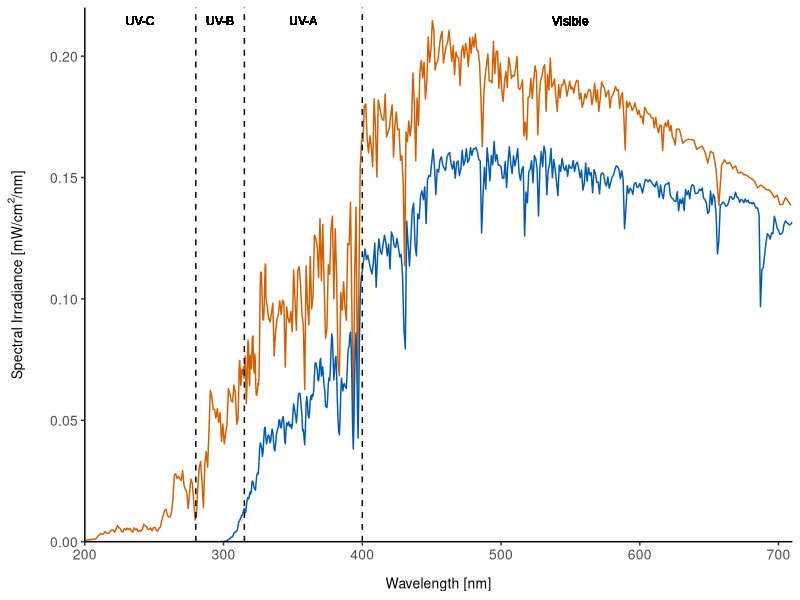
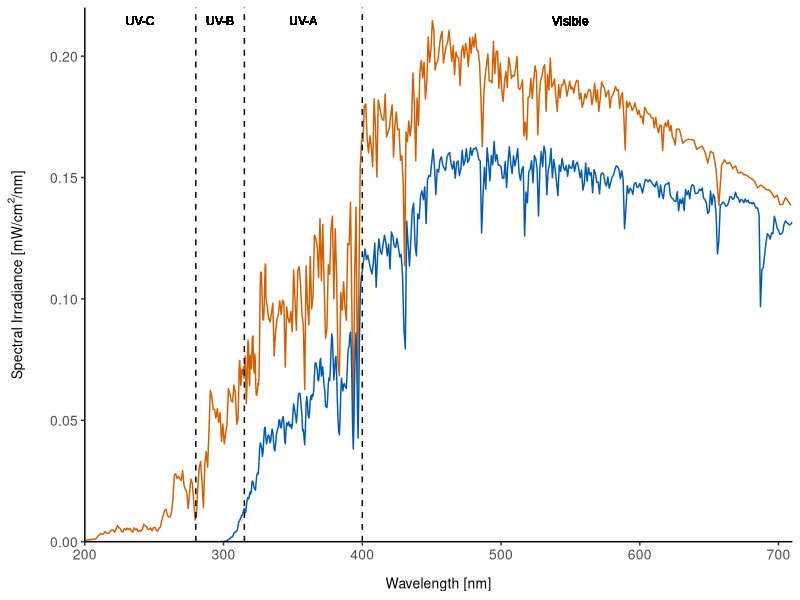

These charts were generated, in order, by the following R code:
library(readxl)
library(tidyverse)

# Load solar radiation data from .xls files
solar <- read_xls("../data/e490_00a_amo.xls")
sealevel <- read_xls("../data/astmg173.xls", sheet = "SMARTS2")

solar <- solar %>% mutate(Type = "Extraterrestrial", Wavelength = `Wavelength, nm`, Irradiance = `Wehrli, W/m2/nm`) %>%
  select(Type, Wavelength, Irradiance)
sealevel <- sealevel %>% mutate(Type = "Sea Level", Wavelength = `Wvlgth nm`, Irradiance = `Global tilt  W*m-2*nm-1`) %>%
  select(Type, Wavelength, Irradiance)

# Convert Irradiance from W/m^2/nm to mW/cm^2/nm by multiplying with 0.1
solar_converted <- solar %>% mutate(Irradiance_mW = Irradiance * 0.1)
sealevel_converted <- sealevel %>% mutate(Irradiance_mW = Irradiance * 0.1)

# Combine the converted datasets
combined_converted <- rbind(solar_converted, sealevel_converted)

# Print the combined dataset to the console
print(combined_converted)

# Define the max value for the y-axis
ymax <- max(combined_converted$Irradiance_mW, na.rm = TRUE)

# Plot the data with ggplot
cplot <- ggplot(data = combined_converted, aes(x = Wavelength, y = Irradiance_mW, group = Type, color = Type)) +
  geom_line() +
  scale_x_continuous(breaks = seq(200, 700, by = 100), limits = c(200, 710), expand = c(0,0)) +
  scale_y_continuous(limits = c(0, 0.22), expand = c(0,0)) +
  labs(x = "Wavelength [nm]",
       y = expression("Spectral Irradiance [mW/cm"^{2}*"/nm]")) +
  geom_vline(xintercept = c(280, 315, 400), linetype = "dashed", color = "black", linewidth = 0.5) +
  geom_text(aes(x = 240, y = ymax, label = "UV-C"), size = 3, family = "Arial", color = "black") +
  geom_text(aes(x = 297.5, y = ymax, label = "UV-B"), size = 3, family = "Arial", color = "black") +
  geom_text(aes(x = 357.5, y = ymax, label = "UV-A"), size = 3, family = "Arial", color = "black") +
  geom_text(aes(x = 550, y = ymax, label = "Visible"), size = 3, family = "Arial", color = "black") +
  scale_color_manual(values = c("Extraterrestrial" = "#D55E00", "Sea Level" = "#005AB5")) +
  theme_classic() +
  theme(axis.text = element_text(size = 10), # Increase tick label font size
        axis.title.x = element_text(size = 10, margin = margin(t = 10)), # Increase X axis label font size and add space
        axis.title.y = element_text(size = 10, margin = margin(r = 15)),  # Increase Y axis label font size and add space
        legend.position = "none" # Hide the legend
  )

cplot

ggsave(filename = "/Users/max.goerlitz/Documents/R Code/far-UVC-safety-figures/figure image files/combined_solarplot.svg", plot = cplot, unit = "mm", width = 150, height = 100, dpi = 600) # this plot was combined with the figure of the electromagnetic spectrum using Inkscape
# FYI there appears to be a bug that causes the text for "UV-C", "UV-C", "UV-A", and "Visible" to appear thousands of times in the svg file. Unfortunately, I have been unable to fix this.